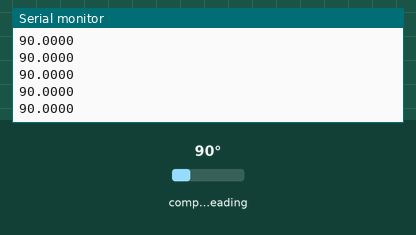
Simulated run of this sketch. Board: Arduino Uno, built with avr-gcc and run on an emulated ATmega328P. On the bench: the last lines printed to the serial monitor. Wiring (inferred from the names in the program): AS5600 angle sensor at I2C address 0x36. The test bench sets the inputs (shaded band); at power-on: compass heading 90°.

Above: at 1.3 s.
1.4 s: compass heading set to 7°
At 1.45 s:
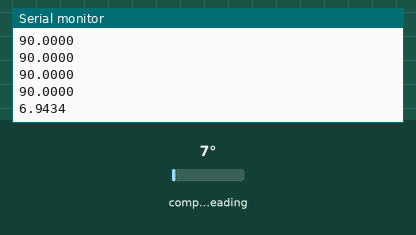
2.9 s: compass heading set to 180°
At 2.94 s:
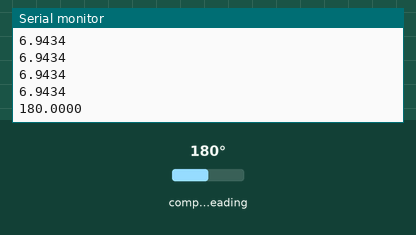
Timing chart, 0 to 5.9 s (numbered marks = the images above; inputs shaded):
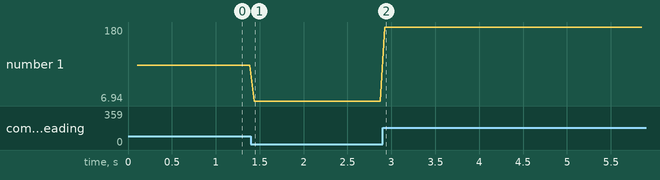

The sketch:

AS5600_Serial_Sender.ino
```cpp
/*
  AS5600 Magnetic Encoder Serial Sender
  Board: Arduino (Uno/Nano/etc.)
  Hardware: AS5600 Magnetic Encoder
  Purpose: Reads AS5600 angle and sends it via Serial to ESP32 on pin 12
  Sends angle in degrees as a single line: "45.2345\n"
*/

#include <Wire.h>

// === AS5600 Configuration ===
const uint8_t AS5600_ADDR = 0x36;

// === Serial Configuration ===
const unsigned long SERIAL_BAUD = 115200;
const unsigned long SEND_INTERVAL_MS = 50;  // Send angle every 50ms (20 Hz)

// === Globals ===
unsigned long lastSendTime = 0;

// === AS5600 Read Functions ===
uint8_t read8(uint8_t reg) {
  Wire.beginTransmission(AS5600_ADDR);
  Wire.write(reg);
  Wire.endTransmission(false);
  Wire.requestFrom(AS5600_ADDR, (uint8_t)1);
  return Wire.read();
}

uint16_t read16(uint8_t regMSB) {
  Wire.beginTransmission(AS5600_ADDR);
  Wire.write(regMSB);
  Wire.endTransmission(false);
  Wire.requestFrom(AS5600_ADDR, (uint8_t)2);
  uint8_t msb = Wire.read();
  uint8_t lsb = Wire.read();
  return ((uint16_t)msb << 8) | lsb;
}

float readAngleDegrees() {
  uint16_t raw = read16(0x0C) & 0x0FFF;  // 12-bit raw angle (0-4095)
  return (raw * 360.0f) / 4096.0f;       // Convert to degrees (0-360)
}

// === Setup ===
void setup() {
  // Initialize Serial for communication with ESP32
  Serial.begin(SERIAL_BAUD);
  while (!Serial) {
    ; // Wait for serial port to connect (needed for native USB)
  }

  // Initialize I2C for AS5600
  Wire.begin();
  delay(100);

  // Check AS5600 connection
  Wire.beginTransmission(AS5600_ADDR);
  uint8_t error = Wire.endTransmission();
  if (error != 0) {
    Serial.println("ERROR: AS5600 not found on I2C bus!");
    Serial.println("Check wiring and I2C address.");
  } else {
    Serial.println("AS5600 detected. Sending angle data...");
  }
}

// === Main Loop ===
void loop() {
  unsigned long currentTime = millis();

  if (currentTime - lastSendTime >= SEND_INTERVAL_MS) {
    // Read angle from AS5600
    float angleDeg = readAngleDegrees();

    // Send angle to ESP32 via Serial
    Serial.println(angleDeg, 4);  // Send with 4 decimal places

    lastSendTime = currentTime;
  }

  delay(5);  // Small delay to prevent I2C bus overload
}
```

Measured:
- after the input at 1.4 s, the serial monitor: prints a new line at once (image 1)
- after the input at 2.9 s, the serial monitor: prints a new line at once (image 2)
- plotted number 1: 90 → 6.94 after the input at 1.4 s, 6.94 → 180 after the input at 2.9 s
